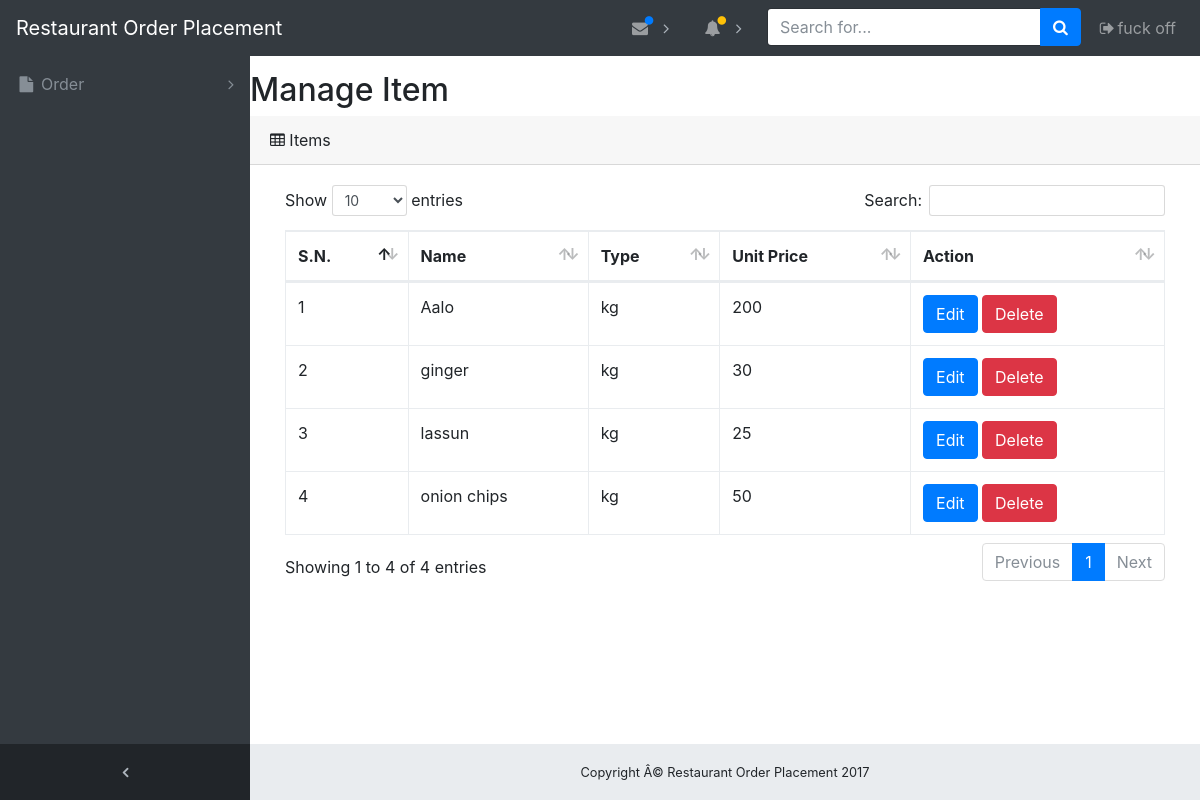
The page /index.php/item/list_item on the database its author committed.
### tables this page shows
CREATE TABLE `item` (
  `item_id` int(11) NOT NULL,
  `item_name` varchar(25) NOT NULL,
  `unit_type` varchar(10) NOT NULL,
  `unit_price` int(10) NOT NULL
);

### application/controllers/Item.php (called while the page is built, shortened)
<?php
class Item extends CI_Controller {
	public function __construct() {
        $this->load->model(array('item_model'));
    }
    public function list_item() {
        $data_header['active'] = 'user';
        $data['users'] = $this->item_model->get_items();
        $this->load->view('template/header', $data_header);
        $this->load->view('items/manageItem', $data);
        $this->load->view('template/footer');
    }
}

### index.php (called while the page is built, shortened)
<?php
require_once BASEPATH.'core/CodeIgniter.php';

### application/models/Item_model.php (called while the page is built, shortened)
<?php
class Item_model extends CI_Model {
    public function get_items() {
        $this->db->select();
        $this->db->from('item');
        $this->db->order_by('item_name', 'ASC');
        $query = $this->db->get();
        return $query->result();
    }
}

### application/views/items/manageItem.php (the view, shortened to what this page needs)
<div class="row">
    <div class="col-md-12">
        <h2 class="page-header">Manage Item</h2>
    </div>
</div>
<div class="row">
    <div class="col-md-12">
    </div>
</div>
<div class="card-header">
          <i class="fa fa-table"></i> Items</div>
        <div class="card-body">
          <div class="table-responsive">
            <table class="table table-bordered" id="dataTable" width="100%" cellspacing="0">
            <thead>
                <tr>
                    <th>S.N.</th>
                    <th>Name</th>
                    <th>Type</th>
                    <th>Unit Price</th>
                    <th>Action</th>
                </tr>
            </thead>
            <tbody>
                <?php $count=0; ?>
                <?php foreach($users as $u) { ?>
                <tr>
                    <td><?=++$count; ?></td>
                    <td><?=$u->item_name; ?></td>
                    <td><?=$u->unit_type; ?></td>
                    <td><?=$u->unit_price; ?></td>
                    <td>
                        <a class="btn btn-md btn-primary" href="<?=base_url(); ?>item/edit_item/<?=$u->item_id; ?>">
                            Edit
                        </a>
                        <a class="btn btn-md btn-danger" href="<?=base_url(); ?>item/delete_item/<?=$u->item_id; ?>">
                            Delete
                        </a>
                    </td>
                </tr>
                <?php } ?>
            </tbody>
        </table>
    </div>
</div>

### application/views/template/header.php (shortened to what this page needs)
<!DOCTYPE html>
<html xmlns="http://www.w3.org/1999/xhtml">
<!DOCTYPE html>
<html lang="en">
<head>
  <link href="<?php echo base_url() . 'assets/vendor/bootstrap/css/bootstrap.min.css'; ?>" rel="stylesheet">
  <link href="<?php echo base_url() . 'assets/vendor/font-awesome/css/font-awesome.min.css'; ?>" rel="stylesheet" type="text/css">
  <link href="<?php echo base_url() . 'assets/vendor/datatables/dataTables.bootstrap4.css'; ?>" rel="stylesheet">
  <link href="<?php echo base_url() . 'assets/css/sb-admin.css'; ?>" rel="stylesheet">
</head>
<body class="fixed-nav sticky-footer bg-dark" id="page-top">
  <nav class="navbar navbar-expand-lg navbar-dark bg-dark fixed-top" id="mainNav">
    <a class="navbar-brand" href="index.html">Restaurant Order Placement</a>
    <div class="collapse navbar-collapse" id="navbarResponsive">
      <ul class="navbar-nav navbar-sidenav" id="exampleAccordion">
        <li class="nav-item" data-toggle="tooltip" data-placement="right" title="Order Pages">
          <a class="nav-link nav-link-collapse collapsed" data-toggle="collapse" href="#collapseOrderPages" data-parent="#exampleAccordion">
            <i class="fa fa-fw fa-file"></i>
            <span class="nav-link-text">Order</span>
          </a>
        </li>
      </ul>
      <ul class="navbar-nav sidenav-toggler">
        <li class="nav-item">
          <a class="nav-link text-center" id="sidenavToggler">
            <i class="fa fa-fw fa-angle-left"></i>
          </a>
        </li>
      </ul>
      <ul class="navbar-nav ml-auto">
        <li class="nav-item dropdown">
          <a class="nav-link dropdown-toggle mr-lg-2" id="messagesDropdown" href="#" data-toggle="dropdown" aria-haspopup="true" aria-expanded="false">
            <i class="fa fa-fw fa-envelope"></i>
            <span class="indicator text-primary d-none d-lg-block">
              <i class="fa fa-fw fa-circle"></i>
            </span>
          </a>
        </li>
        <li class="nav-item dropdown">
          <a class="nav-link dropdown-toggle mr-lg-2" id="alertsDropdown" href="#" data-toggle="dropdown" aria-haspopup="true" aria-expanded="false">
            <i class="fa fa-fw fa-bell"></i>
            <span class="indicator text-warning d-none d-lg-block">
              <i class="fa fa-fw fa-circle"></i>
            </span>
          </a>
        </li>
        <li class="nav-item">
          <form class="form-inline my-2 my-lg-0 mr-lg-2">
            <div class="input-group">
              <input class="form-control" type="text" placeholder="Search for...">
              <span class="input-group-btn">
                <button class="btn btn-primary" type="button">
                  <i class="fa fa-search"></i>
                </button>
              </span>
            </div>
          </form>
        </li>
        <li class="nav-item">
            <a class="nav-link" href="<?php echo base_url(); ?>login/logout">
            <i class="fa fa-fw fa-sign-out"></i>fuck off</a>
        </li>
      </ul>
    </div>
  </nav>
<div class="content-wrapper">

### application/views/template/footer.php (shortened to what this page needs)
<footer class="sticky-footer">
      <div class="container">
        <div class="text-center">
          <small>Copyright Â© Restaurant Order Placement 2017</small>
        </div>
      </div>
    </footer>
  </div>
</body>
</html>

### assets/css/sb-admin.css (style rules this page uses)
html { position: relative; min-height: 100%; }
body { overflow-x: hidden; }
body.sticky-footer { margin-bottom: 56px; }
body.sticky-footer .content-wrapper { min-height: calc(100vh - 56px - 56px); }
body.fixed-nav { padding-top: 56px; }
.content-wrapper { min-height: calc(100vh - 56px); padding-top: 1rem; }
#mainNav .navbar-collapse { overflow: auto; max-height: 75vh; }
#mainNav .navbar-collapse .navbar-nav .nav-item .nav-link { cursor: pointer; }
#mainNav .navbar-collapse .navbar-sidenav .nav-link-collapse:after { float: right; content: '\f107'; font-family: 'FontAwesome'; }
#mainNav .navbar-collapse .navbar-sidenav .nav-link-collapse.collapsed:after { content: '\f105'; }
#mainNav .navbar-collapse .sidenav-toggler { display: none; }
#mainNav .navbar-collapse .navbar-nav > .nav-item.dropdown > .nav-link { position: relative; min-width: 45px; }
#mainNav .navbar-collapse .navbar-nav > .nav-item.dropdown > .nav-link:after { float: right; width: auto; content: '\f105'; border: none; font-family: 'FontAwesome'; }
#mainNav .navbar-collapse .navbar-nav > .nav-item.dropdown > .nav-link .indicator { position: absolute; top: 5px; left: 21px; font-size: 10px; }
@media (min-width: 992px) { #mainNav .navbar-brand { width: 250px; } }
@media (min-width: 992px) { #mainNav .navbar-collapse { overflow: visible; max-height: none; } }
@media (min-width: 992px) { #mainNav .navbar-collapse .navbar-sidenav { position: absolute; top: 0; left: 0; overflow-x: hidden; overflow-y: auto; -webkit-flex-direction: column; -ms-flex-direction: column; flex-direction: column; margin-top: 56px; } }
@media (min-width: 992px) { #mainNav .navbar-collapse .navbar-sidenav > .nav-item { width: 250px; padding: 0; } }
@media (min-width: 992px) { #mainNav .navbar-collapse .navbar-sidenav > .nav-item > .nav-link { padding: 1em; } }
@media (min-width: 992px) { #mainNav .navbar-collapse .navbar-nav > .nav-item.dropdown > .nav-link { min-width: 0; } }
@media (min-width: 992px) { #mainNav .navbar-collapse .navbar-nav > .nav-item.dropdown > .nav-link:after { width: 24px; text-align: center; } }
#mainNav.fixed-top .sidenav-toggler { display: none; }
@media (min-width: 992px) { #mainNav.fixed-top .navbar-sidenav { height: calc(100vh - 112px); } }
@media (min-width: 992px) { #mainNav.fixed-top .sidenav-toggler { position: absolute; top: 0; left: 0; display: flex; overflow-x: hidden; overflow-y: auto; -webkit-flex-direction: column; -ms-flex-direction: column; flex-direction: column; margin-top: calc(100vh - 56px); } }
@media (min-width: 992px) { #mainNav.fixed-top .sidenav-toggler > .nav-item { width: 250px; padding: 0; } }
@media (min-width: 992px) { #mainNav.fixed-top .sidenav-toggler > .nav-item > .nav-link { padding: 1em; } }
#mainNav.fixed-top.navbar-dark .sidenav-toggler { background-color: #212529; }
#mainNav.fixed-top.navbar-dark .sidenav-toggler a i { color: #adb5bd; }
.content-wrapper { overflow-x: hidden; background: white; }
@media (min-width: 992px) { .content-wrapper { margin-left: 250px; } }
#sidenavToggler i { font-weight: 800; }
#mainNav.navbar-dark .navbar-collapse .navbar-sidenav .nav-link-collapse:after { color: #868e96; }
#mainNav.navbar-dark .navbar-collapse .navbar-sidenav > .nav-item > .nav-link { color: #868e96; }
#mainNav.navbar-dark .navbar-collapse .navbar-nav > .nav-item.dropdown > .nav-link:after { color: #adb5bd; }
@media (min-width: 992px) { #mainNav.navbar-dark .navbar-collapse .navbar-sidenav { background: #343a40; } }
footer.sticky-footer { position: absolute; right: 0; bottom: 0; width: 100%; height: 56px; background-color: #e9ecef; line-height: 55px; }
@media (min-width: 992px) { footer.sticky-footer { width: calc(100% - 250px); } }

### rows shown on the page
item: item_name "Aalo", unit_type "kg", unit_price "200"
item: item_name "ginger", unit_type "kg", unit_price "30"
item: item_name "lassun", unit_type "kg", unit_price "25"
item: item_name "onion chips", unit_type "kg", unit_price "50"
